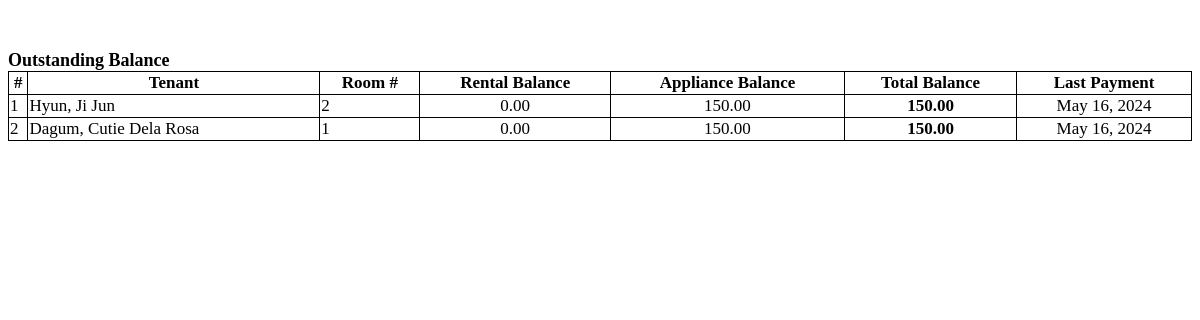
The app's page /balance_report.php with its own data.
### tables this page shows
CREATE TABLE `tenants` (
  `id` int(11) NOT NULL,
  `room_id` int(11) NOT NULL,
  `firstname` varchar(100) NOT NULL,
  `middlename` varchar(100) NOT NULL,
  `lastname` varchar(100) NOT NULL,
  `gender` varchar(20) NOT NULL,
  `address` varchar(100) NOT NULL,
  `email` varchar(100) NOT NULL,
  `status` tinyint(1) NOT NULL DEFAULT 1 COMMENT '1 = active, 0= inactive',
  `appliances` varchar(100) NOT NULL,
  `total_items` int(11) NOT NULL,
  `date_in` date NOT NULL,
  `due_day` int(2) NOT NULL,
  `email_sent` varchar(10) NOT NULL
);

CREATE TABLE `room` (
  `id` int(11) NOT NULL,
  `room_no` int(11) NOT NULL,
  `price` double NOT NULL,
  `occupancy` int(11) NOT NULL,
  `availability` int(11) NOT NULL,
  `status` varchar(20) NOT NULL
);

CREATE TABLE `outstanding_balance` (
  `id` int(11) NOT NULL,
  `rental_balance` decimal(10,2) NOT NULL,
  `appliance_balance` decimal(10,2) NOT NULL,
  `total_balance` decimal(10,2) NOT NULL,
  `tenant_id` int(11) NOT NULL
);

CREATE TABLE `payments` (
  `id` int(11) NOT NULL,
  `room_no` int(11) NOT NULL,
  `tenant_id` int(11) NOT NULL,
  `date_created` datetime NOT NULL DEFAULT current_timestamp(),
  `due_date` datetime NOT NULL,
  `appliance_fee` double NOT NULL,
  `rent_payment` double NOT NULL,
  `total_amount` double NOT NULL,
  `price` double NOT NULL,
  `appliance_payment` double NOT NULL,
  `appliance_paid` double NOT NULL,
  `start_date` date NOT NULL,
  `end_date` date NOT NULL
);

### balance_report.php (the view, shortened to what this page needs)
<?php include 'db_connect.php'; ?>
<div class="container-fluid">
    <div class="col-lg-12">
        <div class="card" style="margin-top: 50px;">
            <div class="card-header"><b>Outstanding Balance</b></div>
            <div class="card-body">
                <div class="col-md-12">
                    <div class="row">
                        <table class="table table-condensed table-bordered table-hover" id="tenant_table">
                            <thead>
                                <tr>
                                    <th class='text-center'>#</th>
                                    <th class='text-center'>Tenant</th>
                                    <th class='text-center'>Room #</th>
                                    <th class='text-center'>Rental Balance</th>
                                    <th class='text-center'>Appliance Balance</th>
                                    <th class='text-center'>Total Balance</th>
                                    <th class='text-center'>Last Payment</th>
                                </tr>
                            </thead>
                            <tbody>
                                <?php
$i = 1;
$tenants = $conn->query("SELECT t.*, CONCAT(t.lastname, ', ', t.firstname, ' ', t.middlename) AS name, r.room_no, r.price FROM tenants t INNER JOIN room r ON r.id = t.room_id WHERE t.status = 1 ORDER BY r.room_no DESC");
if ($tenants->num_rows > 0):
    while ($row = $tenants->fetch_assoc()):
        $outstanding_balance_query = $conn->query("SELECT rental_balance, appliance_balance FROM outstanding_balance WHERE tenant_id = " . $row['id']);
        $outstanding_balance = $outstanding_balance_query->num_rows > 0 ? $outstanding_balance_query->fetch_assoc() : null;
        $rental_balance = $outstanding_balance ? abs($outstanding_balance['rental_balance']) : $row['price'];
        $appliance_balance = $outstanding_balance ? abs($outstanding_balance['appliance_balance']) : 0;
        $paid_query = $conn->query("SELECT SUM(rent_payment) AS paid FROM payments WHERE tenant_id = " . $row['id']);
        $paid = $paid_query->num_rows > 0 ? $paid_query->fetch_assoc()['paid'] : 0;
        $rental_balance = max(0, $rental_balance - $paid);
        $total_balance = $rental_balance + $appliance_balance;
        $last_payment_query = $conn->query("SELECT * FROM payments WHERE tenant_id = " . $row['id'] . " ORDER BY unix_timestamp(date_created) DESC LIMIT 1");
        $last_payment = $last_payment_query->num_rows > 0 ? date("M d, Y", strtotime($last_payment_query->fetch_assoc()['date_created'])) : 'N/A';
        echo "<tr>
        <td>{$i}</td>
        <td>" . ucwords($row['name']) . "</td>
        <td>{$row['room_no']}</td>
        <td class='text-center'>" . number_format($rental_balance, 2) . "</td>
        <td class='text-center'>" . number_format($appliance_balance, 2) . "</td>
        <td class='text-center'><b>" . number_format($total_balance, 2) . "</b></td>
        <td class='text-center'>" . ($last_payment ? $last_payment : 'N/A') . "</td>
        </tr>";
        $i++;
    endwhile;
else:
    echo "<tr><th colspan='7'><center>No Data.</center></th></tr>";
endif;
?>
                            </tbody>
                        </table>
                    </div>
                </div>
            </div>
        </div>
    </div>
</div>

### balance_report.php (style rules this page uses)
.text-center { text-align: center; }
table { width: 100%; border-collapse: collapse; }
tr, td, th { border: 1px solid black; font-size: 17px; word-wrap: break-word; }
th { vertical-align: middle !important; text-align: center; }
.card { width: 100%; overflow-x: auto; font-size: 18px; }

### records on screen
tenants: name "Hyun, Ji Jun", room.room_no "2", rental_balance "0.00", outstanding_balance.appliance_balance "150.00", payments.date_created "May 16, 2024"
tenants: name "Dagum, Cutie Dela Rosa", room.room_no "1", outstanding_balance.rental_balance "0.00", outstanding_balance.appliance_balance "150.00", payments.date_created "May 16, 2024"
